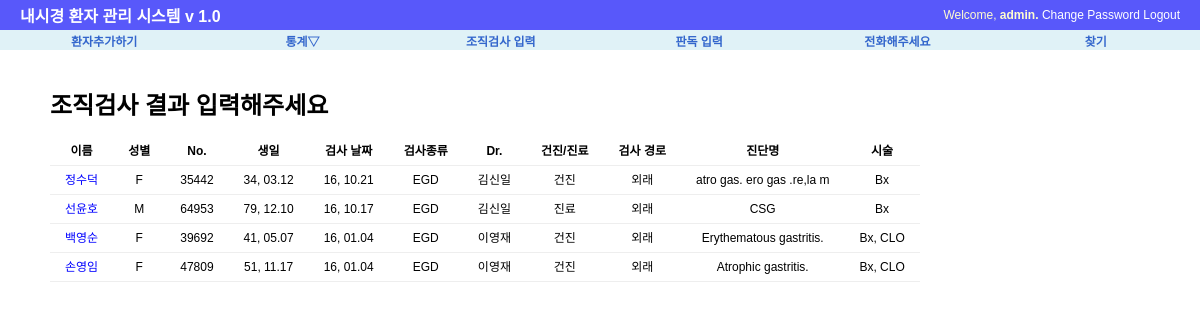
Before: /procedure/biopsy/ (signed in) with the older database file.
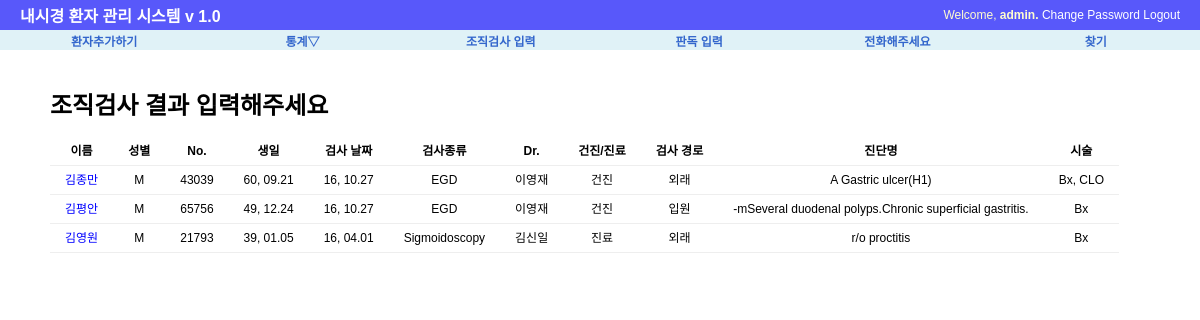
After: the same page with the newer database file.
### procedure/models.py (models this page shows, shortened)
class Exam(models.Model):
    exam_date=models.DateField('검사 날짜', default=date.today)
    exam_type=MultiSelectField('내시경 종류', max_length=20, max_choices=3,choices=(('E', 'EGD'),('C','Colonoscopy'), ('S','Sigmoidoscopy')))
    exam_doc=models.CharField('의사', max_length=30, choices=(('이영재','이영재'),('김신일','김신일')), default='김신일')
    exam_class=models.CharField('건진/진료',max_length=30, choices=(('건진',"건진"),('진료',"진료"),('건진+진료',"건진+진료")), default='건진')
    exam_place=models.CharField('외래/입원', max_length=20, choices=(('입원', '입원'), ('외래', '외래')), default='외래')
    patient_name=models.CharField('환자 이름', max_length=50)
    hospital_no=models.CharField('환자등록 번호', max_length=10)
    patient_sex=models.CharField('성별',max_length=10, choices=(('M',"남자"),('F', "여자")), default='M')
    patient_birth=models.DateField('생일', auto_now=False)
    patient_phone=models.CharField("전화번호", max_length=15, default="010-")
    exam_Dx=models.CharField("내시경 진단명",max_length=200)
    exam_procedure=MultiSelectField("시술", max_length=20, max_choices=5, choices=(('None','None'),('Bx',"Bx"),('CLO','CLO'),('Polypectomy', "Polypectomy"),("EMR",'EMR'),
                                                           ('ForeignBody','Foreign Body Remove'),('BleedingControl','Bleeding Control'),('PEG','PEG')))
    Bx_result=models.CharField("조직검사 결과", max_length=200, default=".")
    follow_up=models.IntegerField("추적검사 기간", default=0)
    phone_check=models.CharField("전화 통화 결과", max_length=50, default='.')
    re_visit=models.BooleanField("재방문", default=False)
    class Meta:
        ordering=['-exam_date']

### procedure/views.py (the view)
class BxListView(LoginRequiredMixin, ListView):
    template_name = 'procedure/Bx_list.html'
    context_object_name='object_list'
    def get_queryset(self):
        result=Exam.objects.filter(Q(exam_procedure__icontains='Bx') |
                                   Q(exam_procedure__icontains='Polypectomy')|
                                   Q(exam_procedure__icontains='EMR')).distinct()
        return result

### procedure/templates/procedure/Bx_list.html (shortened to what this page needs)
{%  extends "base.html" %}
{% block content %}
<div id="content">
    <h1> 조직검사 결과 입력해주세요</h1>
        <table>
        <tr>
        <th> 이름</th>
        <th> 성별</th>
        <th> No.</th>
        <th> 생일</th>
        <th> 검사 날짜</th>
        <th> 검사종류</th>
        <th> Dr.</th>
        <th> 건진/진료</th>
        <th> 검사 경로</th>
        <th> 진단명</th>
        <th> 시술</th>
        </tr>
    {% for list in object_list %}
    {% if list.Bx_result == "." %}
    <tr>
        <td><a href="{% url 'procedure:update' list.id %}"><font color="blue">{{ list.patient_name }}</font></a></td>
        <td>{{ list.patient_sex }}</td>
        <td>{{ list.hospital_no}}</td>
        <td>{{ list.patient_birth |  date:"y, m.d"}}</td>
        <td>{{ list.exam_date |  date:"y, m.d" }}</td>
        <td>{{ list.exam_type }}</td>
        <td>{{ list.exam_doc}}</td>
        <td>{{ list.exam_class }}</td>
        <td>{{ list.exam_place }}</td>
        <td>{{ list.exam_Dx }}</td>
        <td>{{ list.exam_procedure }}</td>
        </tr>
     {% endif %}
     {% endfor %}
        </table>
</div>
{% endblock %}

Changed rows visible on the page:
no longer on this page (row edited): Exam: patient_name "정수덕", patient_sex "F", hospital_no "35442", patient_birth "34, 03.12", exam_date "16, 10.21", exam_type "EGD", exam_doc "김신일", exam_class "건진", exam_place "외래", exam_Dx "atro gas. ero gas .re,la m", exam_procedure "Bx"
no longer on this page (row edited): Exam: patient_name "선윤호", patient_sex "M", hospital_no "64953", patient_birth "79, 12.10", exam_date "16, 10.17", exam_type "EGD", exam_doc "김신일", exam_class "진료", exam_place "외래", exam_Dx "CSG", exam_procedure "Bx"
no longer on this page (row edited): Exam: patient_name "백영순", patient_sex "F", hospital_no "39692", patient_birth "41, 05.07", exam_date "16, 01.04", exam_type "EGD", exam_doc "이영재", exam_class "건진", exam_place "외래", exam_Dx "Erythematous gastritis.", exam_procedure "Bx, CLO"
no longer on this page (row edited): Exam: patient_name "손영임", patient_sex "F", hospital_no "47809", patient_birth "51, 11.17", exam_date "16, 01.04", exam_type "EGD", exam_doc "이영재", exam_class "건진", exam_place "외래", exam_Dx "Atrophic gastritis.", exam_procedure "Bx, CLO"
added Exam: patient_name "김종만", patient_sex "M", hospital_no "43039", patient_birth "60, 09.21", exam_date "16, 10.27", exam_type "EGD", exam_doc "이영재", exam_class "건진", exam_place "외래", exam_Dx "A Gastric ulcer(H1)", exam_procedure "Bx, CLO"
added Exam: patient_name "김평안", patient_sex "M", hospital_no "65756", patient_birth "49, 12.24", exam_date "16, 10.27", exam_type "EGD", exam_doc "이영재", exam_class "건진", exam_place "입원", exam_Dx "-mSeveral duodenal polyps.Chronic superficial gastritis.", exam_procedure "Bx"
added Exam: patient_name "김영원", patient_sex "M", hospital_no "21793", patient_birth "39, 01.05", exam_date "16, 04.01", exam_type "Sigmoidoscopy", exam_doc "김신일", exam_class "진료", exam_place "외래", exam_Dx "r/o proctitis", exam_procedure "Bx"
